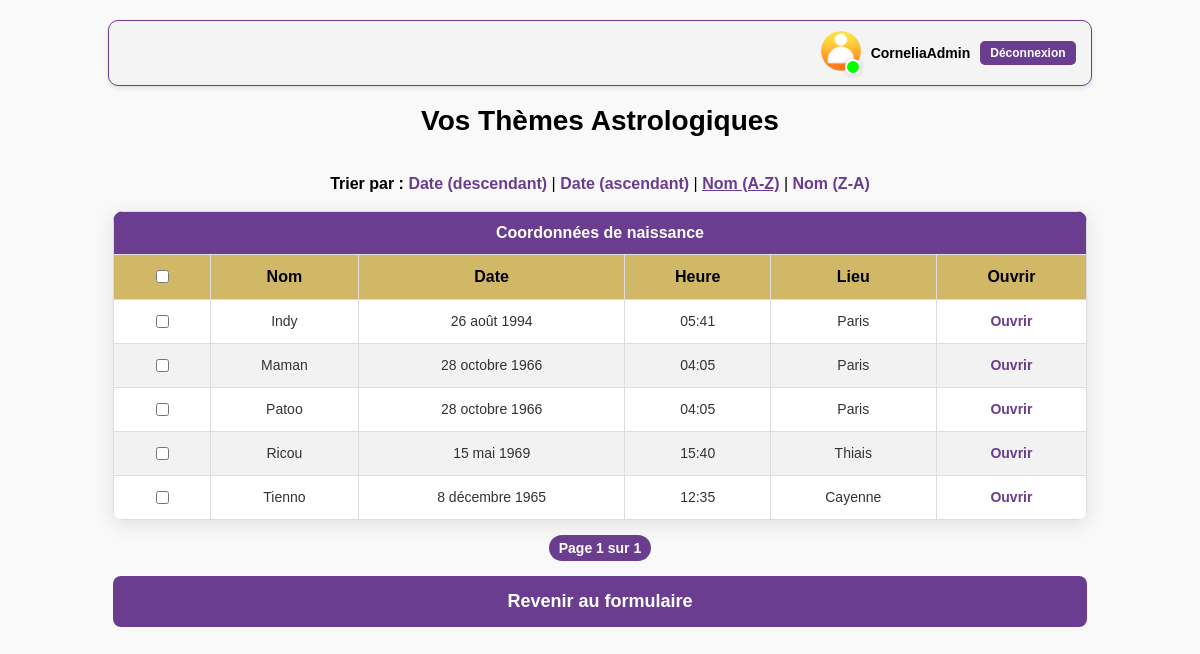
The app's page /themes/?sort=name (signed in) with its own data.
### astroapp/models.py (models this page shows, shortened)
class CustomUser(AbstractUser):
    email = models.EmailField(unique=True)  # Assure l'unicité de l'email

class ThemeAstrologique(models.Model):
    utilisateur = models.ForeignKey(CustomUser, on_delete=models.CASCADE)
    name = models.CharField(max_length=255)
    birthdate = models.DateField()
    birthtime = models.TimeField()
    country_of_birth = models.CharField(max_length=255)
    city_of_birth = models.CharField(max_length=255)
    date_de_creation = models.DateTimeField(auto_now_add=True)

### astroapp/views.py (the view)
# urls.py: path('themes/', views.liste_themes, name='liste_themes'),
@login_required
def liste_themes(request):
    sort = request.GET.get('sort', '-date_de_creation')
    allowed_sorts = ['name', 'date_de_creation', '-date_de_creation', '-name']
    if sort not in allowed_sorts:
        sort = '-date_de_creation'  # Revenir au tri par défaut si le paramètre est invalide
    themes = ThemeAstrologique.objects.filter(utilisateur=request.user).order_by(sort)
    paginator = Paginator(themes, 10)  # 10 thèmes par page
    page_number = request.GET.get('page')  # Récupérer le numéro de page dans l'URL
    page_obj = paginator.get_page(page_number)  # Obtenir la page correspondante
    return render(request, 'liste_themes.html', {
        'page_obj': page_obj,  # Objets de la page actuelle
        'current_sort': sort,  # Critère de tri actuel
    })

### astroapp/templates/liste_themes.html (shortened to what this page needs)
{% load static %}
<!DOCTYPE html>
<html lang="fr">
<head>
</head>
<body>
<div class="auth-user">
    {% if user.is_authenticated %}
        <div class="auth-logged-in">
            <div style="position: relative; display: inline-block;">
                <img src="{% static 'images/user-icons/user-icon-orange.png' %}" alt="Icône utilisateur" class="user-icon">
                <div class="status-indicator"></div>
            </div>
            <span class="user-name">{{ user.username }}</span>
            <a href="{% url 'deconnexion' %}" class="logout-btn">Déconnexion</a>
        </div>
    {% else %}
        <div class="auth-links">
            <a href="{% url 'connexion' %}" class="auth-btn">Connexion</a>
            <a href="{% url 'inscription' %}" class="auth-btn">S'inscrire</a>
        </div>
    {% endif %}
</div>
    <h1>Vos Thèmes Astrologiques</h1>
<br>
<div class="div-tri">
<div class="tri-options">
    <strong>Trier par :</strong>
    <a href="?sort=-date_de_creation" {% if current_sort == '-date_de_creation' %}class="active"{% endif %}>Date (descendant)</a> |
    <a href="?sort=date_de_creation" {% if current_sort == 'date_de_creation' %}class="active"{% endif %}>Date (ascendant)</a> |
    <a href="?sort=name" {% if current_sort == 'name' %}class="active"{% endif %}>Nom (A-Z)</a> |
    <a href="?sort=-name" {% if current_sort == '-name' %}class="active"{% endif %}>Nom (Z-A)</a>
</div>
</div>
<br>
<div>
<table>
    <tr>
        <th colspan="6">Coordonnées de naissance</th>
    </tr>
    <tr>
        <th class="div-birth-details">
            <input type="checkbox" id="selectAll" />
        </th>
        <th class="div-birth-details">Nom</th>
        <th class="div-birth-details">Date</th>
        <th class="div-birth-details">Heure</th>
        <th class="div-birth-details">Lieu</th>
        <th class="div-birth-details">Ouvrir</th>
    </tr>
    {% for theme in page_obj %}
    <tr>
        <td>
           <input type="checkbox" class="theme-checkbox" data-id="{{ theme.id }}" />
        </td>
        <td>{{ theme.name }}</td>
        <td>{{ theme.birthdate }}</td>
        <td>{{ theme.birthtime }}</td>
        <td>{{ theme.city_of_birth }}</td>
        <td>
            <a href="{% url 'ouvrir_theme' theme.id %}">Ouvrir</a>
        </td>
    </tr>
    {% empty %}
    <tr>
        <td colspan="6">Aucun thème trouvé.</td>
    </tr>
    {% endfor %}
</table>
</div>
<div class="pagination">
    <span class="step-links">
        <span class="current">
            Page {{ page_obj.number }} sur {{ page_obj.paginator.num_pages }}
        </span>
    </span>
</div>
<div>
<a href="{% url 'birth_data' %}" class="btn-retour-formulaire">Revenir au formulaire</a>
</div>
</body>
</html>

### astroapp/templates/liste_themes.html (style rules this page uses)
.auth-user { display: flex; align-items: center; justify-content: flex-end; gap: 10px; padding: 10px 15px; background-color: #f4f4f4; border:#6A3D90 1px solid; border-radius: 10px; box-shadow: 0 2px 5px rgba(0, 0, 0, 0.1); width: 82%; margin: 0 auto; }
.auth-logged-in { display: flex; align-items: center; gap: 10px; }
.user-icon { width: 40px; height: 40px; border-radius: 50%; object-fit: cover; }
.status-indicator { position: absolute; bottom: 0; right: 0; width: 12px; height: 12px; background-color: #00ff00; border: 2px solid white; border-radius: 50%; box-shadow: 0 0 5px rgba(0, 0, 0, 0.2); }
.user-name { font-weight: bold; font-size: 14px; color: #000; }
.logout-btn { background-color: #6A3D90; color: white; padding: 5px 10px; border-radius: 5px; text-decoration: none; font-size: 12px; transition: background-color 0.3s ease; }
body { font-family: 'Arial', sans-serif; margin: 0; padding: 20px; background-color: #f9f9f9; }
h1 { text-align: center; color: #000; font-size: 28px; margin-bottom: 20px; }
table { width: 84%; margin: 0 auto; border-collapse: collapse; background-color: #fff; border-radius: 10px; overflow: hidden; box-shadow: 0 5px 20px rgba(0, 0, 0, 0.1); }
.div-birth-details { background:#D1B866; color: #000; }
th, td { padding: 12px 15px; text-align: center; border: 1px solid #ddd; }
th { background-color: #6A3D90; color: white; font-size: 16px; font-weight: bold; }
tr:nth-child(even) { background-color: #f2f2f2; }
td { font-size: 14px; color: #333; }
a { color: #6A3D90; font-weight: bold; text-decoration: none; transition: color 0.3s ease, transform 0.2s ease; }
.btn-retour-formulaire { display: block; width: 84%; margin: 20px auto; padding: 15px 0; background-color: #6A3D90; color: white; text-align: center; text-decoration: none; font-weight: bold; border-radius: 8px; font-size: 18px; transition: background-color 0.3s ease, transform 0.2s ease; }
.div-tri { text-align:center; }
.tri-options a.active { font-weight: bold; text-decoration: underline; text-align:center; }
.pagination { display: flex; justify-content: center; align-items: center; margin: 20px 0; font-size: 14px; }
.pagination .current { font-weight: bold; color: white; background-color: #6A3D90; border-radius: 20px; padding: 5px 10px; }
.pagination span { color: #555; font-style: normal; margin: 0 5px; }

### records on screen
CustomUser: username "CorneliaAdmin"
ThemeAstrologique: name "Indy", birthdate "26 août 1994", birthtime "05:41", city_of_birth "Paris"
ThemeAstrologique: name "Maman", birthdate "28 octobre 1966", birthtime "04:05", city_of_birth "Paris"
ThemeAstrologique: name "Patoo", birthdate "28 octobre 1966", birthtime "04:05", city_of_birth "Paris"
ThemeAstrologique: name "Ricou", birthdate "15 mai 1969", birthtime "15:40", city_of_birth "Thiais"
ThemeAstrologique: name "Tienno", birthdate "8 décembre 1965", birthtime "12:35", city_of_birth "Cayenne"

### other values on screen
{{ page_obj.number }} "1"
{{ page_obj.paginator.num_pages }} "1"
